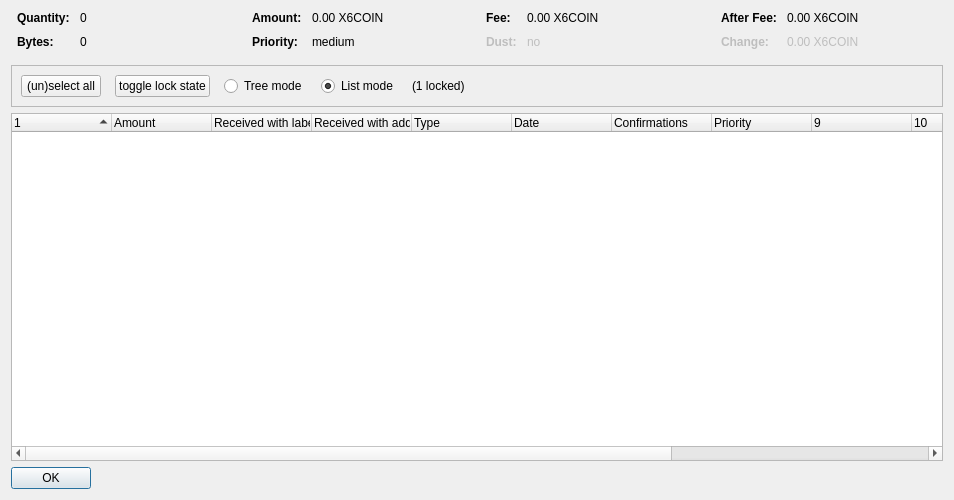
<?xml version="1.0" encoding="UTF-8"?>
<ui version="4.0">
 <class>CoinControlDialog</class>
 <widget class="QDialog" name="CoinControlDialog">
  <property name="geometry">
   <rect>
    <x>0</x>
    <y>0</y>
    <width>954</width>
    <height>500</height>
   </rect>
  </property>
  <property name="windowTitle">
   <string>Coin Selection</string>
  </property>
  <layout class="QVBoxLayout" name="verticalLayout">
   <item>
    <layout class="QHBoxLayout" name="horizontalLayoutTop" stretch="0,0,0,0">
     <property name="topMargin">
      <number>0</number>
     </property>
     <property name="bottomMargin">
      <number>10</number>
     </property>
     <item>
      <layout class="QFormLayout" name="formLayoutCoinControl1">
       <property name="horizontalSpacing">
        <number>10</number>
       </property>
       <property name="verticalSpacing">
        <number>10</number>
       </property>
       <property name="leftMargin">
        <number>6</number>
       </property>
       <property name="rightMargin">
        <number>6</number>
       </property>
       <item row="0" column="0">
        <widget class="QLabel" name="labelCoinControlQuantityText">
         <property name="font">
          <font>
           <weight>75</weight>
           <bold>true</bold>
          </font>
         </property>
         <property name="text">
          <string>Quantity:</string>
         </property>
        </widget>
       </item>
       <item row="0" column="1">
        <widget class="QLabel" name="labelCoinControlQuantity">
         <property name="cursor">
          <cursorShape>IBeamCursor</cursorShape>
         </property>
         <property name="contextMenuPolicy">
          <enum>Qt::ActionsContextMenu</enum>
         </property>
         <property name="text">
          <string notr="true">0</string>
         </property>
         <property name="textInteractionFlags">
          <set>Qt::LinksAccessibleByMouse|Qt::TextSelectableByKeyboard|Qt::TextSelectableByMouse</set>
         </property>
        </widget>
       </item>
       <item row="1" column="0">
        <widget class="QLabel" name="labelCoinControlBytesText">
         <property name="font">
          <font>
           <weight>75</weight>
           <bold>true</bold>
          </font>
         </property>
         <property name="text">
          <string>Bytes:</string>
         </property>
        </widget>
       </item>
       <item row="1" column="1">
        <widget class="QLabel" name="labelCoinControlBytes">
         <property name="cursor">
          <cursorShape>IBeamCursor</cursorShape>
         </property>
         <property name="contextMenuPolicy">
          <enum>Qt::ActionsContextMenu</enum>
         </property>
         <property name="text">
          <string notr="true">0</string>
         </property>
         <property name="textInteractionFlags">
          <set>Qt::LinksAccessibleByMouse|Qt::TextSelectableByKeyboard|Qt::TextSelectableByMouse</set>
         </property>
        </widget>
       </item>
      </layout>
     </item>
     <item>
      <layout class="QFormLayout" name="formLayoutCoinControl2">
       <property name="horizontalSpacing">
        <number>10</number>
       </property>
       <property name="verticalSpacing">
        <number>10</number>
       </property>
       <property name="leftMargin">
        <number>6</number>
       </property>
       <property name="rightMargin">
        <number>6</number>
       </property>
       <item row="0" column="0">
        <widget class="QLabel" name="labelCoinControlAmountText">
         <property name="font">
          <font>
           <weight>75</weight>
           <bold>true</bold>
          </font>
         </property>
         <property name="text">
          <string>Amount:</string>
         </property>
        </widget>
       </item>
       <item row="0" column="1">
        <widget class="QLabel" name="labelCoinControlAmount">
         <property name="cursor">
          <cursorShape>IBeamCursor</cursorShape>
         </property>
         <property name="contextMenuPolicy">
          <enum>Qt::ActionsContextMenu</enum>
         </property>
         <property name="text">
          <string notr="true">0.00 X6COIN</string>
         </property>
         <property name="textInteractionFlags">
          <set>Qt::LinksAccessibleByMouse|Qt::TextSelectableByKeyboard|Qt::TextSelectableByMouse</set>
         </property>
        </widget>
       </item>
       <item row="1" column="0">
        <widget class="QLabel" name="labelCoinControlPriorityText">
         <property name="font">
          <font>
           <weight>75</weight>
           <bold>true</bold>
          </font>
         </property>
         <property name="text">
          <string>Priority:</string>
         </property>
        </widget>
       </item>
       <item row="1" column="1">
        <widget class="QLabel" name="labelCoinControlPriority">
         <property name="cursor">
          <cursorShape>IBeamCursor</cursorShape>
         </property>
         <property name="contextMenuPolicy">
          <enum>Qt::ActionsContextMenu</enum>
         </property>
         <property name="text">
          <string>medium</string>
         </property>
         <property name="textInteractionFlags">
          <set>Qt::LinksAccessibleByMouse|Qt::TextSelectableByKeyboard|Qt::TextSelectableByMouse</set>
         </property>
        </widget>
       </item>
      </layout>
     </item>
     <item>
      <layout class="QFormLayout" name="formLayoutCoinControl3">
       <property name="horizontalSpacing">
        <number>10</number>
       </property>
       <property name="verticalSpacing">
        <number>10</number>
       </property>
       <property name="leftMargin">
        <number>6</number>
       </property>
       <property name="rightMargin">
        <number>6</number>
       </property>
       <item row="0" column="0">
        <widget class="QLabel" name="labelCoinControlFeeText">
         <property name="font">
          <font>
           <weight>75</weight>
           <bold>true</bold>
          </font>
         </property>
         <property name="text">
          <string>Fee:</string>
         </property>
        </widget>
       </item>
       <item row="0" column="1">
        <widget class="QLabel" name="labelCoinControlFee">
         <property name="cursor">
          <cursorShape>IBeamCursor</cursorShape>
         </property>
         <property name="contextMenuPolicy">
          <enum>Qt::ActionsContextMenu</enum>
         </property>
         <property name="text">
          <string notr="true">0.00 X6COIN</string>
         </property>
         <property name="textInteractionFlags">
          <set>Qt::LinksAccessibleByMouse|Qt::TextSelectableByKeyboard|Qt::TextSelectableByMouse</set>
         </property>
        </widget>
       </item>
       <item row="1" column="0">
        <widget class="QLabel" name="labelCoinControlLowOutputText">
         <property name="enabled">
          <bool>false</bool>
         </property>
         <property name="font">
          <font>
           <weight>75</weight>
           <bold>true</bold>
          </font>
         </property>
         <property name="text">
          <string>Dust:</string>
         </property>
        </widget>
       </item>
       <item row="1" column="1">
        <widget class="QLabel" name="labelCoinControlLowOutput">
         <property name="enabled">
          <bool>false</bool>
         </property>
         <property name="cursor">
          <cursorShape>IBeamCursor</cursorShape>
         </property>
         <property name="contextMenuPolicy">
          <enum>Qt::ActionsContextMenu</enum>
         </property>
         <property name="text">
          <string>no</string>
         </property>
         <property name="textInteractionFlags">
          <set>Qt::LinksAccessibleByMouse|Qt::TextSelectableByKeyboard|Qt::TextSelectableByMouse</set>
         </property>
        </widget>
       </item>
      </layout>
     </item>
     <item>
      <layout class="QFormLayout" name="formLayoutCoinControl4">
       <property name="horizontalSpacing">
        <number>10</number>
       </property>
       <property name="verticalSpacing">
        <number>10</number>
       </property>
       <property name="leftMargin">
        <number>6</number>
       </property>
       <property name="rightMargin">
        <number>6</number>
       </property>
       <item row="0" column="0">
        <widget class="QLabel" name="labelCoinControlAfterFeeText">
         <property name="font">
          <font>
           <weight>75</weight>
           <bold>true</bold>
          </font>
         </property>
         <property name="text">
          <string>After Fee:</string>
         </property>
        </widget>
       </item>
       <item row="0" column="1">
        <widget class="QLabel" name="labelCoinControlAfterFee">
         <property name="cursor">
          <cursorShape>IBeamCursor</cursorShape>
         </property>
         <property name="contextMenuPolicy">
          <enum>Qt::ActionsContextMenu</enum>
         </property>
         <property name="text">
          <string notr="true">0.00 X6COIN</string>
         </property>
         <property name="textInteractionFlags">
          <set>Qt::LinksAccessibleByMouse|Qt::TextSelectableByKeyboard|Qt::TextSelectableByMouse</set>
         </property>
        </widget>
       </item>
       <item row="1" column="0">
        <widget class="QLabel" name="labelCoinControlChangeText">
         <property name="enabled">
          <bool>false</bool>
         </property>
         <property name="font">
          <font>
           <weight>75</weight>
           <bold>true</bold>
          </font>
         </property>
         <property name="text">
          <string>Change:</string>
         </property>
        </widget>
       </item>
       <item row="1" column="1">
        <widget class="QLabel" name="labelCoinControlChange">
         <property name="enabled">
          <bool>false</bool>
         </property>
         <property name="cursor">
          <cursorShape>IBeamCursor</cursorShape>
         </property>
         <property name="contextMenuPolicy">
          <enum>Qt::ActionsContextMenu</enum>
         </property>
         <property name="text">
          <string notr="true">0.00 X6COIN</string>
         </property>
         <property name="textInteractionFlags">
          <set>Qt::LinksAccessibleByMouse|Qt::TextSelectableByKeyboard|Qt::TextSelectableByMouse</set>
         </property>
        </widget>
       </item>
      </layout>
     </item>
    </layout>
   </item>
   <item>
    <widget class="QFrame" name="frame">
     <property name="minimumSize">
      <size>
       <width>0</width>
       <height>40</height>
      </size>
     </property>
     <property name="frameShape">
      <enum>QFrame::StyledPanel</enum>
     </property>
     <property name="frameShadow">
      <enum>QFrame::Sunken</enum>
     </property>
     <layout class="QHBoxLayout" name="horizontalLayout">
      <item>
       <layout class="QHBoxLayout" name="horizontalLayoutPanel" stretch="0,0,0,0,0,0">
        <property name="spacing">
         <number>14</number>
        </property>
        <item>
         <widget class="QPushButton" name="pushButtonSelectAll">
          <property name="sizePolicy">
           <sizepolicy hsizetype="Maximum" vsizetype="Fixed">
            <horstretch>0</horstretch>
            <verstretch>0</verstretch>
           </sizepolicy>
          </property>
          <property name="text">
           <string>(un)select all</string>
          </property>
          <property name="autoDefault">
           <bool>false</bool>
          </property>
         </widget>
        </item>
        <item>
         <widget class="QPushButton" name="pushButtonToggleLock">
          <property name="sizePolicy">
           <sizepolicy hsizetype="Maximum" vsizetype="Fixed">
            <horstretch>0</horstretch>
            <verstretch>0</verstretch>
           </sizepolicy>
          </property>
          <property name="text">
           <string>toggle lock state</string>
          </property>
          <property name="autoDefault">
           <bool>false</bool>
          </property>
         </widget>
        </item>
        <item>
         <widget class="QRadioButton" name="radioTreeMode">
          <property name="sizePolicy">
           <sizepolicy hsizetype="Maximum" vsizetype="Fixed">
            <horstretch>0</horstretch>
            <verstretch>0</verstretch>
           </sizepolicy>
          </property>
          <property name="text">
           <string>Tree mode</string>
          </property>
         </widget>
        </item>
        <item>
         <widget class="QRadioButton" name="radioListMode">
          <property name="sizePolicy">
           <sizepolicy hsizetype="Maximum" vsizetype="Fixed">
            <horstretch>0</horstretch>
            <verstretch>0</verstretch>
           </sizepolicy>
          </property>
          <property name="text">
           <string>List mode</string>
          </property>
          <property name="checked">
           <bool>true</bool>
          </property>
         </widget>
        </item>
        <item>
         <widget class="QLabel" name="labelLocked">
          <property name="text">
           <string>(1 locked)</string>
          </property>
         </widget>
        </item>
        <item>
         <spacer name="horizontalSpacer">
          <property name="orientation">
           <enum>Qt::Horizontal</enum>
          </property>
          <property name="sizeHint" stdset="0">
           <size>
            <width>40</width>
            <height>20</height>
           </size>
          </property>
         </spacer>
        </item>
       </layout>
      </item>
     </layout>
    </widget>
   </item>
   <item>
    <widget class="CoinControlTreeWidget" name="treeWidget">
     <property name="contextMenuPolicy">
      <enum>Qt::CustomContextMenu</enum>
     </property>
     <property name="sortingEnabled">
      <bool>false</bool>
     </property>
     <property name="columnCount">
      <number>13</number>
     </property>
     <attribute name="headerShowSortIndicator" stdset="0">
      <bool>true</bool>
     </attribute>
     <attribute name="headerStretchLastSection">
      <bool>false</bool>
     </attribute>
     <column>
      <property name="text">
       <string/>
      </property>
     </column>
     <column>
      <property name="text">
       <string>Amount</string>
      </property>
     </column>
     <column>
      <property name="text">
       <string>Received with label</string>
      </property>
     </column>
     <column>
      <property name="text">
       <string>Received with address</string>
      </property>
     </column>
     <column>
      <property name="text">
	<string>Type</string>
      </property>
     </column>
     <column>
      <property name="text">	 
       <string>Date</string>
      </property>
     </column>
     <column>
      <property name="text">
       <string>Confirmations</string>
      </property>
      <property name="toolTip">
       <string>Confirmed</string>
      </property>
     </column>
     <column>
      <property name="text">
       <string>Priority</string>
      </property>
     </column>
     <column>
      <property name="text">
       <string/>
      </property>
     </column>
     <column>
      <property name="text">
       <string/>
      </property>
     </column>
     <column>
      <property name="text">
       <string/>
      </property>
     </column>
     <column>
      <property name="text">
       <string/>
      </property>
     </column>
     <column>
      <property name="text">
       <string/>
      </property>
     </column>
    </widget>
   </item>
   <item>
    <widget class="QDialogButtonBox" name="buttonBox">
     <property name="sizePolicy">
      <sizepolicy hsizetype="Maximum" vsizetype="Fixed">
       <horstretch>0</horstretch>
       <verstretch>0</verstretch>
      </sizepolicy>
     </property>
     <property name="orientation">
      <enum>Qt::Horizontal</enum>
     </property>
     <property name="standardButtons">
      <set>QDialogButtonBox::Ok</set>
     </property>
    </widget>
   </item>
  </layout>
 </widget>
 <customwidgets>
  <customwidget>
   <class>CoinControlTreeWidget</class>
   <extends>QTreeWidget</extends>
   <header>coincontroltreewidget.h</header>
  </customwidget>
 </customwidgets>
 <resources/>
 <connections/>
</ui>
